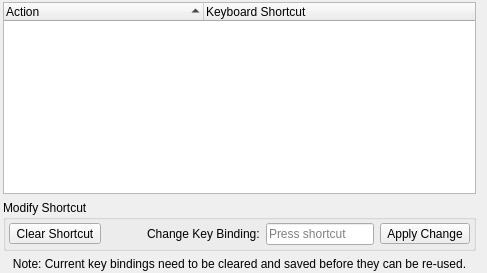
      <widget class="QWidget" name="page_shortcuts">
       <layout class="QVBoxLayout" name="verticalLayout_8">
        <property name="leftMargin">
         <number>3</number>
        </property>
        <property name="topMargin">
         <number>2</number>
        </property>
        <property name="bottomMargin">
         <number>2</number>
        </property>
        <item>
         <widget class="QTreeWidget" name="tree_shortcut">
          <property name="indentation">
           <number>0</number>
          </property>
          <property name="rootIsDecorated">
           <bool>false</bool>
          </property>
          <property name="itemsExpandable">
           <bool>false</bool>
          </property>
          <property name="sortingEnabled">
           <bool>true</bool>
          </property>
          <property name="expandsOnDoubleClick">
           <bool>false</bool>
          </property>
          <attribute name="headerDefaultSectionSize">
           <number>200</number>
          </attribute>
          <attribute name="headerHighlightSections">
           <bool>true</bool>
          </attribute>
          <attribute name="headerMinimumSectionSize">
           <number>200</number>
          </attribute>
          <attribute name="headerShowSortIndicator" stdset="0">
           <bool>true</bool>
          </attribute>
          <column>
           <property name="text">
            <string>Action</string>
           </property>
          </column>
          <column>
           <property name="text">
            <string>Keyboard Shortcut</string>
           </property>
          </column>
         </widget>
        </item>
        <item>
         <widget class="QGroupBox" name="group_shortcut_modify">
          <property name="title">
           <string>Modify Shortcut</string>
          </property>
          <layout class="QGridLayout" name="gridLayout_4">
           <property name="leftMargin">
            <number>3</number>
           </property>
           <property name="topMargin">
            <number>3</number>
           </property>
           <property name="rightMargin">
            <number>3</number>
           </property>
           <property name="bottomMargin">
            <number>3</number>
           </property>
           <item row="0" column="3">
            <widget class="QKeySequenceEdit" name="keyEdit_shortcut"/>
           </item>
           <item row="0" column="0">
            <widget class="QToolButton" name="tool_shortcut_clear">
             <property name="text">
              <string>Clear Shortcut</string>
             </property>
             <property name="toolButtonStyle">
              <enum>Qt::ToolButtonTextBesideIcon</enum>
             </property>
            </widget>
           </item>
           <item row="0" column="4">
            <widget class="QToolButton" name="tool_shortcut_set">
             <property name="text">
              <string>Apply Change</string>
             </property>
             <property name="toolButtonStyle">
              <enum>Qt::ToolButtonTextBesideIcon</enum>
             </property>
            </widget>
           </item>
           <item row="0" column="2">
            <widget class="QLabel" name="label_32">
             <property name="text">
              <string>Change Key Binding:</string>
             </property>
            </widget>
           </item>
           <item row="0" column="1">
            <spacer name="horizontalSpacer_10">
             <property name="orientation">
              <enum>Qt::Horizontal</enum>
             </property>
             <property name="sizeHint" stdset="0">
              <size>
               <width>40</width>
               <height>20</height>
              </size>
             </property>
            </spacer>
           </item>
          </layout>
         </widget>
        </item>
        <item>
         <widget class="QLabel" name="label_11">
          <property name="text">
           <string>Note: Current key bindings need to be cleared and saved before they can be re-used.</string>
          </property>
          <property name="alignment">
           <set>Qt::AlignCenter</set>
          </property>
          <property name="wordWrap">
           <bool>true</bool>
          </property>
         </widget>
        </item>
       </layout>
      </widget>
